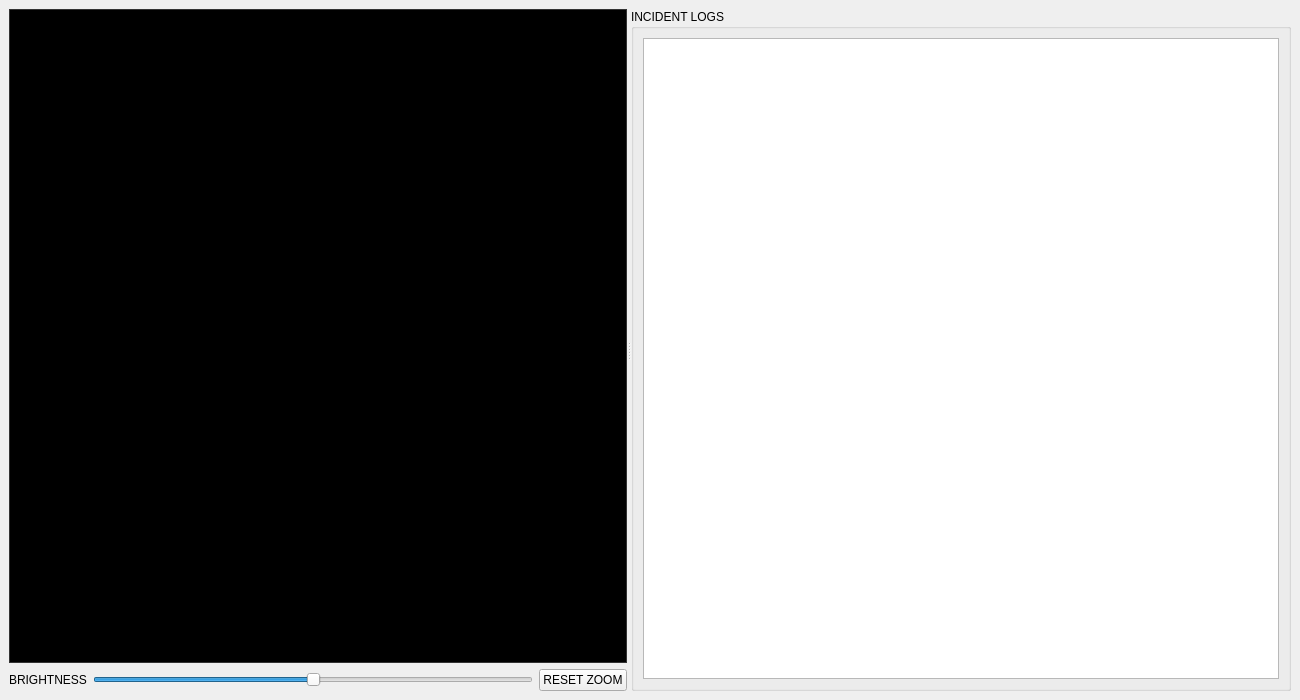
<?xml version="1.0" encoding="UTF-8"?>
<ui version="4.0">
 <class>MainWindow</class>
 <widget class="QMainWindow" name="MainWindow">
  <property name="geometry">
   <rect>
    <x>0</x>
    <y>0</y>
    <width>1300</width>
    <height>700</height>
   </rect>
  </property>
  <property name="windowTitle">
   <string>Subway Fare Evasion Detection System</string>
  </property>
  <widget class="QWidget" name="centralwidget">
   <layout class="QVBoxLayout" name="verticalLayout_root">
    <item>
     <widget class="QSplitter" name="splitter">
      <property name="orientation">
       <enum>Qt::Horizontal</enum>
      </property>
      <widget class="QWidget" name="leftWidget" native="true">
       <layout class="QVBoxLayout" name="verticalLayout_left">
        <item>
         <widget class="QLabel" name="videoDisplay">
          <property name="sizePolicy">
           <sizepolicy hsizetype="Ignored" vsizetype="Ignored">
            <horstretch>0</horstretch>
            <verstretch>0</verstretch>
           </sizepolicy>
          </property>
          <property name="styleSheet">
           <string notr="true">background-color: black; border: 1px solid #333;</string>
          </property>
          <property name="text">
           <string>WAITING FOR STREAM...</string>
          </property>
          <property name="alignment">
           <set>Qt::AlignCenter</set>
          </property>
          <property name="scaledContents">
           <bool>false</bool>
          </property>
         </widget>
        </item>
        <item>
         <layout class="QHBoxLayout" name="horizontalLayout_ctrl">
          <item>
           <widget class="QLabel" name="label_brightness">
            <property name="text">
             <string>BRIGHTNESS</string>
            </property>
           </widget>
          </item>
          <item>
           <widget class="QSlider" name="brightnessSlider">
            <property name="minimum">
             <number>-100</number>
            </property>
            <property name="maximum">
             <number>100</number>
            </property>
            <property name="orientation">
             <enum>Qt::Horizontal</enum>
            </property>
           </widget>
          </item>
          <item>
           <widget class="QPushButton" name="resetBtn">
            <property name="text">
             <string>RESET ZOOM</string>
            </property>
           </widget>
          </item>
         </layout>
        </item>
       </layout>
      </widget>
      <widget class="QGroupBox" name="logBox">
       <property name="title">
        <string>INCIDENT LOGS</string>
       </property>
       <layout class="QVBoxLayout" name="verticalLayout_log">
        <item>
         <widget class="QListWidget" name="logList"/>
        </item>
       </layout>
      </widget>
     </widget>
    </item>
   </layout>
  </widget>
 </widget>
 <resources/>
 <connections/>
</ui>
